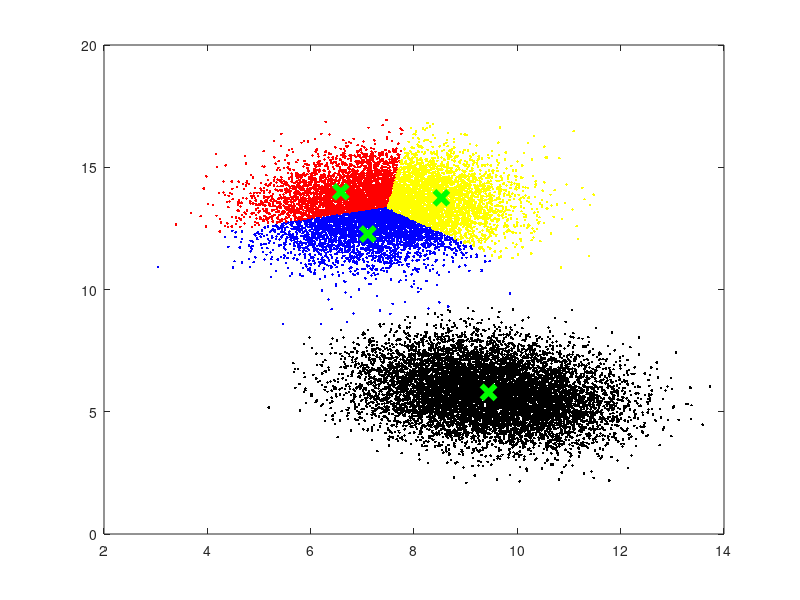

This chart was generated by the following MATLAB code:

close all;
clear all;
clc;

k = 4; % Number of clusters

sep = 14;% Separation between clusters
p = 0.5;
iters = 30;
size = 5000;
color = {'.r' '.b' '.y' '.k' '.m'};

X = [];
Y = [];
for i=1:k
        x1 = sep*rand(1,1) + random('norm',0,1,size,1); %Binomial 
        y1 = sep*rand(1,1) + random('norm',0,1,size,1); %Binomial 
        X = [X x1'];
        Y = [Y y1'];
    end
    plot(X,Y,'.r');


    kmeanx = min(X) + (max(X)-min(X))*rand(k,1);
    kmeany = min(Y) + (max(Y)-min(Y))*rand(k,1);
    cluster = 10*ones(length(X),1);
    for iter=1:iters
        for i=1:length(X)
            minl = 100;
            for c=1:k
                clustL = sqrt( (kmeanx(c) - X(i))^2 + (kmeany(c) -  Y(i))^2);
                if( clustL < minl)
                    cluster(i) = c;
                    minl = clustL;
                end
            end
        end
        hold off;    
        for c=1:k
            cindx = find( cluster == c);
            plot(X(cindx ), Y( cindx),color{c});
            hold on        
            kmeanx(c) = mean(X(cindx));
            kmeany(c) = mean(Y(cindx));
        end
        plot(kmeanx,kmeany,'xg','MarkerSize',10,'LineWidth',4);

        pause(.5);
        pause
    end
